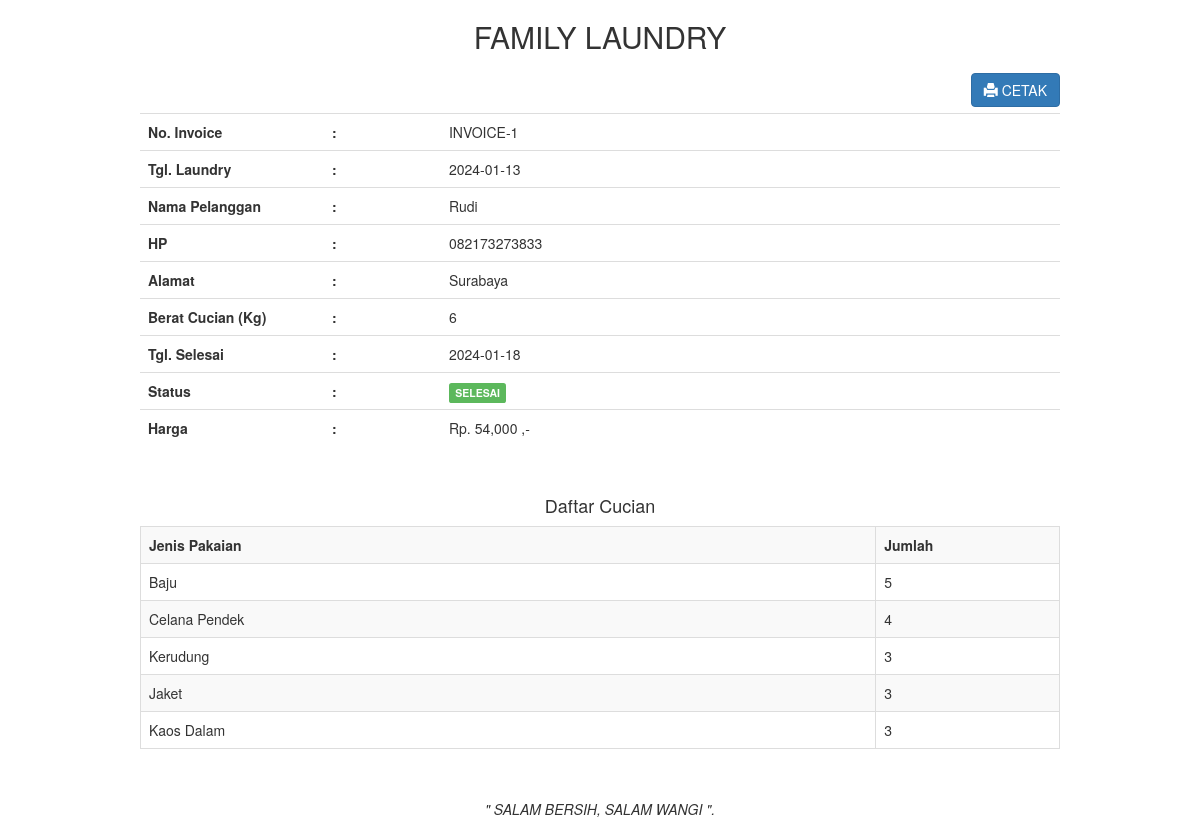
The page /admin/transaksi_invoice.php?id=1 (signed in) on the database its author committed.
### tables this page shows
CREATE TABLE `transaksi` (
  `transaksi_id` int(11) NOT NULL,
  `transaksi_tgl` date DEFAULT NULL,
  `transaksi_pelanggan` int(11) DEFAULT NULL,
  `transaksi_harga` int(11) DEFAULT NULL,
  `transaksi_berat` int(11) DEFAULT NULL,
  `transaksi_tgl_selesai` date DEFAULT NULL,
  `transaksi_status` int(11) DEFAULT NULL
);

CREATE TABLE `pelanggan` (
  `pelanggan_id` int(11) NOT NULL,
  `pelanggan_nama` varchar(255) DEFAULT NULL,
  `pelanggan_hp` varchar(255) DEFAULT NULL,
  `pelanggan_alamat` text DEFAULT NULL
);

CREATE TABLE `pakaian` (
  `pakaian_id` int(11) NOT NULL,
  `pakaian_transaksi` int(11) DEFAULT NULL,
  `pakaian_jenis` varchar(255) DEFAULT NULL,
  `pakaian_jumlah` int(11) DEFAULT NULL
);

### admin/transaksi_invoice.php (the view, shortened to what this page needs)
<!DOCTYPE html>
<html>
<head>
    <link rel="stylesheet" type="text/css" href="../assets/css/bootstrap.css">
</head>
<body>
    <?php
    include '../koneksi.php';
    ?>
    <div class="container">
        <div class="col-md-10 col-md-offset-1">
            <?php
            $id = $_GET['id'];
            $transaksi = mysqli_query($koneksi, "select * from transaksi,pelanggan where transaksi_id='$id' and transaksi_pelanggan=pelanggan_id");
            while ($t = mysqli_fetch_array($transaksi)) {
            ?>
                <center>
                    <h2>FAMILY LAUNDRY</h2>
                </center>
                <a href="transaksi_invoice_cetak.php?id=<?php echo $id; ?>" target="_blank" class="btn btn-primary pull-right"><i class="glyphicon glyphicon-print"></i> CETAK</a>
                <br />
                <br />
                <table class="table">
                    <tr>
                        <th width="20%">No. Invoice</th>
                        <th>:</th>
                        <td>INVOICE-<?php echo $t['transaksi_id']; ?></td>
                    </tr>
                    <tr>
                        <th width="20%">Tgl. Laundry</th>
                        <th>:</th>
                        <td><?php echo $t['transaksi_tgl']; ?></td>
                    </tr>
                    <tr>
                        <th>Nama Pelanggan</th>
                        <th>:</th>
                        <td><?php echo $t['pelanggan_nama']; ?></td>
                    </tr>
                    <tr>
                        <th>HP</th>
                        <th>:</th>
                        <td><?php echo $t['pelanggan_hp']; ?></td>
                    </tr>
                    <tr>
                        <th>Alamat</th>
                        <th>:</th>
                        <td><?php echo $t['pelanggan_alamat']; ?></td>
                    </tr>
                    <tr>
                        <th>Berat Cucian (Kg)</th>
                        <th>:</th>
                        <td><?php echo $t['transaksi_berat']; ?></td>
                    </tr>
                    <tr>
                        <th>Tgl. Selesai</th>
                        <th>:</th>
                        <td><?php echo $t['transaksi_tgl_selesai']; ?></td>
                    </tr>
                    <tr>
                        <th>Status</th>
                        <th>:</th>
                        <td>
                            <?php
                            if ($t['transaksi_status'] == "0") {
                                echo "<div class='label label-warning'>PROSES</div>";
                            } else if ($t['transaksi_status'] == "1") {
                                echo "<div class='label label-info'>DI CUCI</div>";
                            } else if ($t['transaksi_status'] == "2") {
                                echo "<div class='label label-success'>SELESAI</div>";
                            }
                            ?>
                        </td>
                    </tr>
                    <tr>
                        <th>Harga</th>
                        <th>:</th>
                        <td><?php echo "Rp. " . number_format($t['transaksi_harga']) . " ,-"; ?></td>
                    </tr>
                </table>
                <br />
                <h4 class="text-center">Daftar Cucian</h4>
                <table class="table table-bordered table-striped">
                    <tr>
                        <th>Jenis Pakaian</th>
                        <th width="20%">Jumlah</th>
                    </tr>
                    <?php
                    $id = $t['transaksi_id'];
                    $pakaian = mysqli_query($koneksi, "select * from pakaian where pakaian_transaksi='$id'");
                    while ($p = mysqli_fetch_array($pakaian)) {
                    ?>
                        <tr>
                            <td><?php echo $p['pakaian_jenis']; ?></td>
                            <td width="5%"><?php echo $p['pakaian_jumlah']; ?></td>
                        </tr>
                    <?php } ?>
                </table>
                <br />
                <p>
                    <center><i>" SALAM BERSIH, SALAM WANGI ".</i></center>
                </p>
            <?php
            }
            ?>
        </div>
    </div>
</body>
</html>

### rows shown on the page
transaksi: transaksi_id "1", transaksi_tgl "2024-01-13", pelanggan.pelanggan_nama "Rudi", pelanggan.pelanggan_hp "082173273833", pelanggan.pelanggan_alamat "Surabaya", transaksi_berat "6", transaksi_tgl_selesai "2024-01-18", transaksi_status "SELESAI", transaksi_harga "54,000"
pakaian: pakaian_jenis "Baju", pakaian_jumlah "5"
pakaian: pakaian_jenis "Celana Pendek", pakaian_jumlah "4"
pakaian: pakaian_jenis "Kerudung", pakaian_jumlah "3"
pakaian: pakaian_jenis "Jaket", pakaian_jumlah "3"
pakaian: pakaian_jenis "Kaos Dalam", pakaian_jumlah "3"
